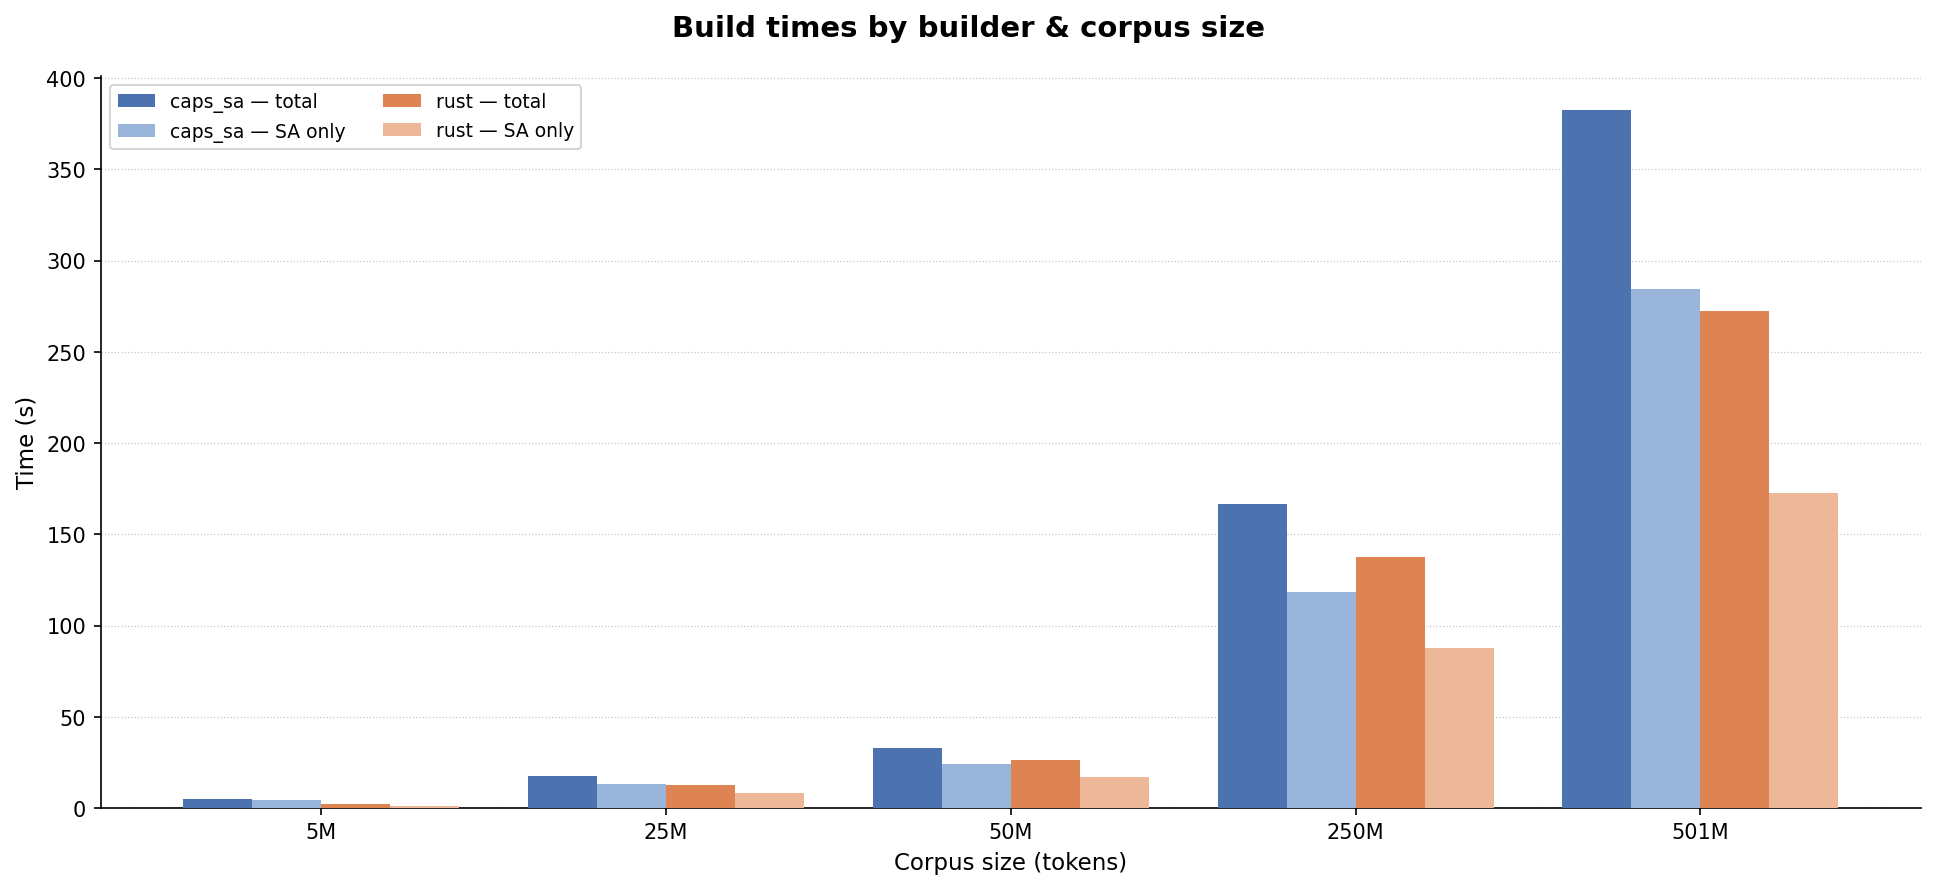

Here is the Python script that generated this plot:
#!/usr/bin/env python3
"""Build time visualiser — run with: python plot_build_times.py"""

import csv
import io
import matplotlib.pyplot as plt
import numpy as np

DATA = """builder,n_tokens,n_threads,t_total_s,t_sa_s,mem_mb,lat_1g_med,lat_1g_p99,lat_2g_med,lat_2g_p99,lat_4g_med,lat_4g_p99
caps_sa,5010000,20,5.077,4.175,391.3,54.38,126.27,69.53,106.98,80.72,106.83
caps_sa,25050000,20,17.814,13.215,1854.6,60.28,166.53,77.83,111.12,94.76,122.35
caps_sa,50100000,20,33.142,24.03,2581.2,63.99,232.74,82.6,121.8,97.08,135.26
caps_sa,250500000,20,166.848,118.357,18925.7,68.27,227.44,90.73,192.19,110.37,168.58
caps_sa,501000000,20,382.293,284.356,38994.1,71.88,286.46,96.24,242.49,117.02,214.63
rust,5010000,20,1.968,1.034,0.0,61.57,222.17,78.91,119.13,91.48,144.4
rust,25050000,20,12.782,8.039,0.0,68.71,256.02,88.01,144.83,107.98,147.52
rust,50100000,20,26.2,16.805,0.0,71.46,276.75,92.47,162.44,108.17,157.49
rust,250500000,20,137.62,87.511,0.0,77.5,278.13,101.92,218.93,124.08,199.99
rust,501000000,20,272.556,172.923,0.0,81.37,301.89,107.93,243.7,131.45,218.31"""

COLORS = {
    "caps_sa": {"total": "#4C72B0", "sa": "#9ab5da"},
    "rust":    {"total": "#DD8452", "sa": "#edb899"},
}


def parse_data():
    rows = list(csv.DictReader(io.StringIO(DATA)))
    builders = sorted({r["builder"] for r in rows})
    data = {}
    for b in builders:
        subset = sorted([r for r in rows if r["builder"] == b], key=lambda r: int(r["n_tokens"]))
        data[b] = {
            "n_tokens": [int(r["n_tokens"]) for r in subset],
            "t_total":  [float(r["t_total_s"]) for r in subset],
            "t_sa":     [float(r["t_sa_s"]) for r in subset],
            "t_other":  [float(r["t_total_s"]) - float(r["t_sa_s"]) for r in subset],
        }
    return data, builders


def plot(data, builders):
    n_tokens  = data[builders[0]]["n_tokens"]
    x_labels  = [f"{v/1e6:.0f}M" if v >= 1e6 else f"{v/1e3:.0f}K" for v in n_tokens]
    n_groups  = len(n_tokens)
    n_bars    = len(builders) * 2          # total + SA-only per builder
    bar_w     = 0.15
    group_gap = bar_w * (n_bars + 1)
    x         = np.arange(n_groups) * group_gap

    fig, ax = plt.subplots(figsize=(13, 6))
    fig.suptitle("Build times by builder & corpus size", fontsize=14, fontweight="bold")

    offsets = np.linspace(-(n_bars - 1) / 2, (n_bars - 1) / 2, n_bars) * bar_w
    bar_idx = 0
    handles = []

    for b in builders:
        for kind, key in [("total", "t_total"), ("SA only", "t_sa")]:
            color = COLORS[b]["total" if kind == "total" else "sa"]
            bars  = ax.bar(
                x + offsets[bar_idx],
                data[b][key],
                width=bar_w,
                color=color,
                label=f"{b} — {kind}",
                zorder=3,
            )
            handles.append(bars)
            bar_idx += 1

    ax.set_xticks(x)
    ax.set_xticklabels(x_labels, fontsize=10)
    ax.set_xlabel("Corpus size (tokens)", fontsize=11)
    ax.set_ylabel("Time (s)", fontsize=11)
    ax.grid(axis="y", linestyle=":", linewidth=0.6, alpha=0.7, zorder=0)
    ax.set_axisbelow(True)
    ax.legend(fontsize=9, ncol=2, loc="upper left")
    ax.spines[["top", "right"]].set_visible(False)

    plt.tight_layout()
    out = "build_times.png"
    plt.savefig(out, dpi=150, bbox_inches="tight")
    print(f"Saved → {out}")
    plt.show()


if __name__ == "__main__":
    data, builders = parse_data()
    plot(data, builders)
